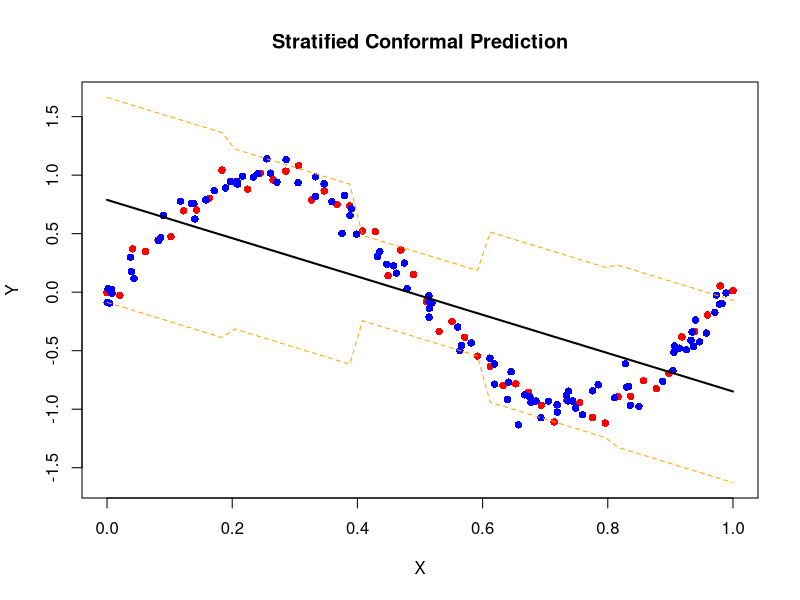

R code for this plot:
set.seed(42)

# -----------------------------
# Step 1: Simulate data
# -----------------------------
n_calib <- 100
n_test  <- 50

X_calib <- runif(n_calib, 0, 1)
X_test  <- seq(0, 1, length.out = n_test)

Y_calib <- sin(2 * pi * X_calib) + 0.1 * rnorm(n_calib)
Y_test  <- sin(2 * pi * X_test)  + 0.1 * rnorm(n_test)

# -----------------------------
# Step 2: Fit linear regression
# -----------------------------
model <- lm(Y_calib ~ X_calib)

Y_pred_calib <- predict(model, newdata = data.frame(X_calib = X_calib))
Y_pred_test  <- predict(model, newdata = data.frame(X_calib = X_test))

# -----------------------------
# Step 3: Nonconformity scores
# -----------------------------
scores <- abs(Y_calib - Y_pred_calib)

# -----------------------------
# Step 4: Stratification
# -----------------------------
n_strata <- 5
strata_edges <- seq(0, 1, length.out = n_strata + 1)

strata_scores <- vector("list", n_strata)

for (i in 1:n_strata) {
  mask <- X_calib >= strata_edges[i] & X_calib < strata_edges[i+1]
  strata_scores[[i]] <- scores[mask]
}

# -----------------------------
# Step 5: Compute intervals
# -----------------------------
alpha <- 0.1
intervals_lower <- numeric(n_test)
intervals_upper <- numeric(n_test)

for (j in 1:n_test) {
  x <- X_test[j]
  
  # Find stratum
  stratum_index <- findInterval(x, strata_edges, rightmost.closed = TRUE)
  stratum_index <- min(stratum_index, n_strata)
  
  calib_scores <- strata_scores[[stratum_index]]
  
  if (length(calib_scores) == 0) {
    q <- quantile(scores, 1 - alpha)
  } else {
    k <- ceiling((length(calib_scores) + 1) * (1 - alpha))
    q <- sort(calib_scores)[min(k, length(calib_scores))]
  }
  
  y_hat <- Y_pred_test[j]
  intervals_lower[j] <- y_hat - q
  intervals_upper[j] <- y_hat + q
}

# -----------------------------
# Step 6: Conditional coverage
# -----------------------------
for (i in 1:n_strata) {
  mask <- X_test >= strata_edges[i] & X_test < strata_edges[i+1]
  
  if (sum(mask) == 0) next
  
  covered <- Y_test[mask] >= intervals_lower[mask] &
    Y_test[mask] <= intervals_upper[mask]
  
  coverage <- mean(covered)
  
  cat(sprintf("Stratum %d: coverage = %.2f, target = %.2f, #calib pts = %d\n",
              i, coverage, 1 - alpha, length(strata_scores[[i]])))
}

# -----------------------------
# Plot
# -----------------------------
plot(X_test, Y_test, col="red", pch=16,
     ylim=range(c(intervals_lower, intervals_upper, Y_test)),
     main="Stratified Conformal Prediction",
     xlab="X", ylab="Y")

points(X_calib, Y_calib, col="blue", pch=16)
lines(X_test, Y_pred_test, col="black", lwd=2)
lines(X_test, intervals_lower, col="orange", lty=2)
lines(X_test, intervals_upper, col="orange", lty=2)
